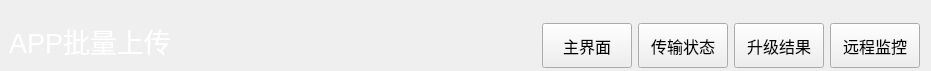
<?xml version="1.0" encoding="UTF-8"?>
<ui version="4.0">
 <class>NavBarWid</class>
 <widget class="QWidget" name="NavBarWid">
  <property name="geometry">
   <rect>
    <x>0</x>
    <y>0</y>
    <width>931</width>
    <height>71</height>
   </rect>
  </property>
  <property name="windowTitle">
   <string>Form</string>
  </property>
  <layout class="QGridLayout" name="gridLayout">
   <property name="leftMargin">
    <number>9</number>
   </property>
   <property name="topMargin">
    <number>21</number>
   </property>
   <property name="bottomMargin">
    <number>0</number>
   </property>
   <item row="0" column="3">
    <widget class="QPushButton" name="setBtn">
     <property name="minimumSize">
      <size>
       <width>90</width>
       <height>0</height>
      </size>
     </property>
     <property name="maximumSize">
      <size>
       <width>230</width>
       <height>45</height>
      </size>
     </property>
     <property name="font">
      <font>
       <pointsize>12</pointsize>
      </font>
     </property>
     <property name="text">
      <string>传输状态</string>
     </property>
    </widget>
   </item>
   <item row="0" column="0">
    <widget class="QLabel" name="label">
     <property name="minimumSize">
      <size>
       <width>0</width>
       <height>50</height>
      </size>
     </property>
     <property name="font">
      <font>
       <pointsize>20</pointsize>
      </font>
     </property>
     <property name="styleSheet">
      <string notr="true">color: rgb(255, 255, 255);</string>
     </property>
     <property name="text">
      <string>APP批量上传</string>
     </property>
     <property name="alignment">
      <set>Qt::AlignLeading|Qt::AlignLeft|Qt::AlignTop</set>
     </property>
    </widget>
   </item>
   <item row="0" column="2">
    <widget class="QPushButton" name="homeBtn">
     <property name="minimumSize">
      <size>
       <width>90</width>
       <height>0</height>
      </size>
     </property>
     <property name="maximumSize">
      <size>
       <width>230</width>
       <height>45</height>
      </size>
     </property>
     <property name="font">
      <font>
       <pointsize>12</pointsize>
      </font>
     </property>
     <property name="text">
      <string>主界面</string>
     </property>
    </widget>
   </item>
   <item row="0" column="5">
    <widget class="QPushButton" name="logBtn">
     <property name="minimumSize">
      <size>
       <width>90</width>
       <height>0</height>
      </size>
     </property>
     <property name="maximumSize">
      <size>
       <width>230</width>
       <height>45</height>
      </size>
     </property>
     <property name="font">
      <font>
       <pointsize>12</pointsize>
      </font>
     </property>
     <property name="text">
      <string>远程监控</string>
     </property>
    </widget>
   </item>
   <item row="0" column="1">
    <spacer name="horizontalSpacer">
     <property name="orientation">
      <enum>Qt::Horizontal</enum>
     </property>
     <property name="sizeHint" stdset="0">
      <size>
       <width>52</width>
       <height>20</height>
      </size>
     </property>
    </spacer>
   </item>
   <item row="0" column="4">
    <widget class="QPushButton" name="loginBtn">
     <property name="minimumSize">
      <size>
       <width>90</width>
       <height>0</height>
      </size>
     </property>
     <property name="maximumSize">
      <size>
       <width>230</width>
       <height>45</height>
      </size>
     </property>
     <property name="font">
      <font>
       <pointsize>12</pointsize>
      </font>
     </property>
     <property name="text">
      <string>升级结果</string>
     </property>
    </widget>
   </item>
  </layout>
 </widget>
 <resources/>
 <connections/>
</ui>
